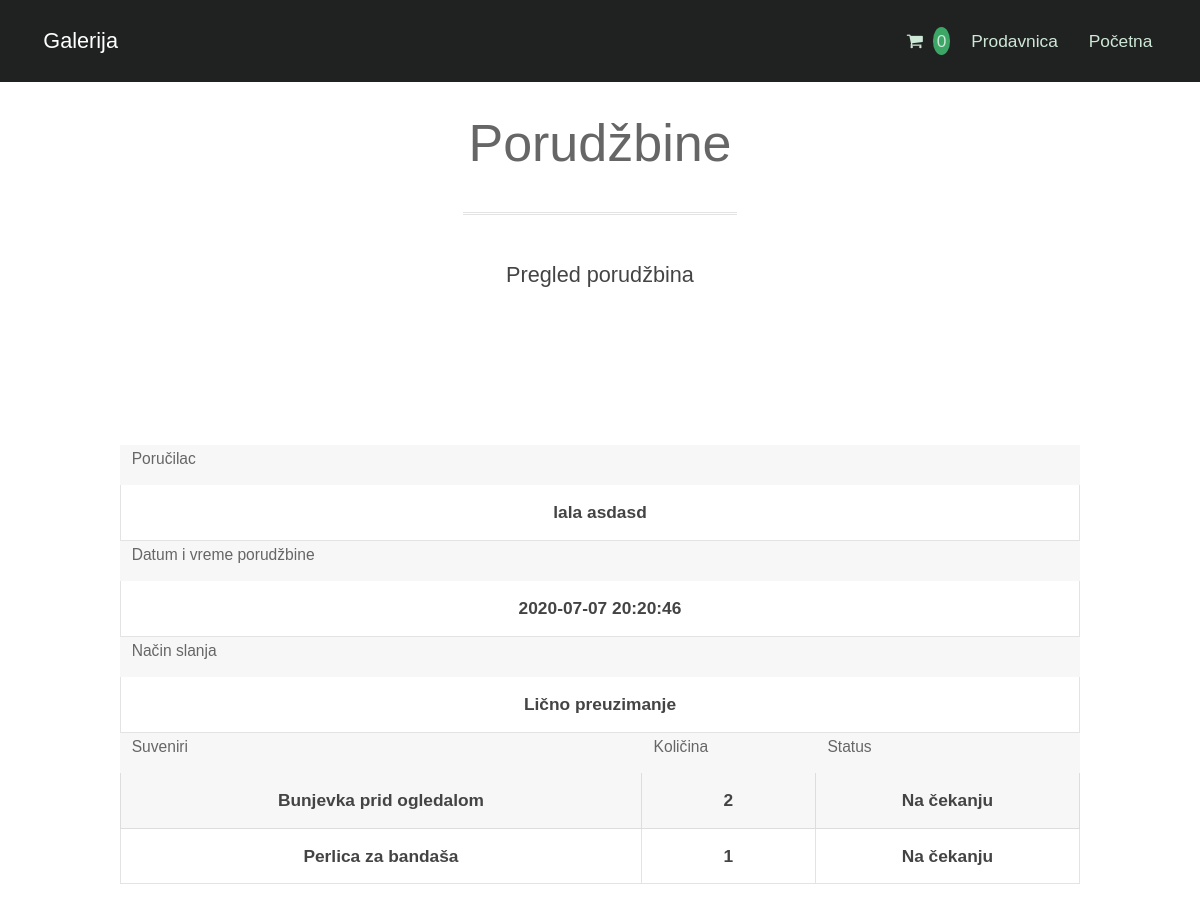
Screenshot of /app/Mobile/orders.php (signed in) with the database file from the repository.
### tables this page shows
CREATE TABLE `orders` (
  `id` int(11) NOT NULL,
  `id_customers` int(11) NOT NULL,
  `order_date` timestamp NOT NULL DEFAULT current_timestamp() ON UPDATE current_timestamp(),
  `sending_method` varchar(30) NOT NULL
);

CREATE TABLE `customers` (
  `id` int(8) NOT NULL,
  `cust_name` varchar(25) NOT NULL,
  `cust_surname` varchar(25) NOT NULL,
  `cust_email` varchar(35) NOT NULL,
  `cust_phone` varchar(15) NOT NULL,
  `cust_username` varchar(25) NOT NULL,
  `cust_password` varchar(200) NOT NULL,
  `cust_vkey` varchar(255) NOT NULL,
  `cust_verified` tinyint(1) NOT NULL DEFAULT 0,
  `cust_createdate` timestamp NOT NULL DEFAULT current_timestamp() ON UPDATE current_timestamp()
);

CREATE TABLE `ordered_items` (
  `id` int(8) NOT NULL,
  `id_product` int(8) NOT NULL,
  `id_order` int(11) NOT NULL,
  `quantity` decimal(5,0) NOT NULL,
  `order_status` enum('Na čekanju','Poslato','Odbijeno') NOT NULL
);

CREATE TABLE `products` (
  `id` int(8) NOT NULL,
  `id_product_type` int(8) NOT NULL,
  `product_name` varchar(100) NOT NULL,
  `id_author` int(8) NOT NULL,
  `product_size_description` varchar(200) NOT NULL,
  `product_year` varchar(5) NOT NULL,
  `product_image` varchar(100) NOT NULL,
  `product_price` varchar(10) NOT NULL
);

### app/Mobile/orders.php (the view, shortened to what this page needs)
<?php
$amount = 0;
?>
<!DOCTYPE html>
<html lang="en">
<head>
</head>
<body>
<header id="header" style="position: fixed">
    <h1><a href="index.php">Galerija</a></h1>
    <nav id="nav">
        <ul>
            <li><a href="checkout.php"><i class="fa fa-shopping-cart"></i><span style="position: relative; right: -10px;background-color: #3ba666;border-radius: 50%;padding: 4px; text-align: center"><?= $amount ?></span></a></li>
            <li><a href="shop.php">Prodavnica</a></li>
                    <li><a href="index.php">Početna</a></li>
                </ul>
    </nav>
</header>
<section id="main" class="wrapper">
    <div class="container">
        <header class="major">
            <h2>Porudžbine</h2>
            <p>Pregled porudžbina</p>
        </header>
    </div>
</section>
<section>
    <div class="container">
        <?php
        require "db_config.php";
        $sql = "SELECT distinct o.id, o.sending_method, o.order_date, cu.cust_name, cu.cust_surname
                    FROM orders o
                    JOIN customers cu on o.id_customers=cu.id
                    WHERE o.id_customers={$_SESSION['custID']}
                    ";
        $query = mysqli_query($connection,$sql);
        while ($row = mysqli_fetch_array($query)){
            echo "<div class=\"table-wrapper\">";
            echo "<table class=\"alt\" style=\"text-align: center; width: 100%;\"><tr>";
            echo "<th colspan='3'>Poručilac</th>";
            echo "</tr><tr>";
            echo "<td colspan='3' style='vertical-align: middle; font-weight: bold'>" . $row['cust_name'] . " " . $row['cust_surname']. "</td>";
            echo "</tr><tr>";
            echo "<th colspan='3'>Datum i vreme porudžbine</th>";
            echo "</tr><tr>";
            echo "<td colspan='3' style='vertical-align: middle; font-weight: bold'>" . $row['order_date'] . "</td>";
            echo "</tr><tr>";
            echo "<th colspan='3'>Način slanja</th>";
            echo "</tr><tr>";
            echo "<td colspan='3' style='vertical-align: middle; font-weight: bold'>" . $row['sending_method'] . "</td>";
            echo "</tr><tr>";
            echo "<th>Suveniri</th>";
            echo "<th>Količina</th>";
            echo "<th>Status</th>";
            echo "</tr><tr>";
            $sql2 = "SELECT oi.id, p.product_name, oi.quantity, oi.order_status
                    FROM ordered_items oi
                    JOIN products p on oi.id_product=p.id
                    WHERE id_order={$row['id']}
                    ";
            $query2 = mysqli_query($connection,$sql2);
            while ($row2 = mysqli_fetch_array($query2)) {
                echo "<tr>";
                echo "<td style='vertical-align: middle; font-weight: bold'>" . $row2['product_name'] . "</td>";
                echo "<td style='vertical-align: middle; font-weight: bold'>" . $row2['quantity'] ."</td>";
                echo "<td style='vertical-align: middle; font-weight: bold'>" . $row2['order_status'] . "</td>";
                echo "</td></tr>";
            }
            echo "</table>";
            echo "</div>";
        }
        ?>
    </div>
</section>
</body>
</html>

### app/Mobile/css/style.css (style rules this page uses)
body { background: #fff; }
body, input, select, textarea { color: #444; font-family: "Calibri" , sans-serif; font-size: 15pt; font-weight: 300; line-height: 1.65em; }
a { color: #fff; text-decoration: none; }
em, i { font-style: italic; }
p { margin: 0 0 2em 0; }
h1, h2, h3, h4, h5, h6 { color: #666; font-weight: 300; line-height: 1em; margin: 0 0 1em 0; }
h1 a, h2 a, h3 a, h4 a, h5 a, h6 a { color: inherit; text-decoration: none; }
h2 { font-size: 1.75em; line-height: 1.5em; }
header p { position: relative; margin: 0 0 1.5em 0; }
header h2 + p { font-size: 1.25em; margin-top: -1em; line-height: 1.5em; }
header.major { text-align: center; margin-bottom: 3em; }
header.major h2 { font-size: 3em; }
header.major p { border-top: medium double rgba(144, 144, 144, 0.25); display: inline-block; padding: 2em 2em 0 2em; }
ul { list-style: disc; margin: 0 0 2em 0; padding-left: 1em; }
ul li { padding-left: 0.5em; }
.table-wrapper { -webkit-overflow-scrolling: touch; overflow-x: auto; display: flex; justify-content: center; align-items: center; }
table { margin: 0 0 2em 0; width: 60%; }
table tbody tr { border: solid 1px rgba(144, 144, 144, 0.25); border-left: 0; border-right: 0; }
table tbody tr:nth-child(2n + 1) { background-color: rgba(144, 144, 144, 0.075); }
table td { padding: 0.75em 0.75em; }
table th { color: #666; font-size: 0.9em; font-weight: 400; padding: 0 0.75em 0.75em 0.75em; text-align: left; }
table.alt { border-collapse: separate; }
table.alt tbody tr td { border: solid 1px rgba(144, 144, 144, 0.25); border-left-width: 0; border-top-width: 0; }
table.alt tbody tr td:first-child { border-left-width: 1px; }
#header { background-color: #202222; color: #ffffff; cursor: default; height: 4.75em; line-height: 4.75em; width: 100%; z-index: 10000; }
#header h1 { color: #ffffff; height: inherit; left: 2.5em; line-height: inherit; margin: 0; padding: 0; position: absolute; top: 0; }
#header h1 a { font-size: 1.25em; }
#header nav { height: inherit; line-height: inherit; position: absolute; right: 2.75em; top: 0; vertical-align: middle; }
#header nav > ul { list-style: none; margin: 0; padding-left: 0; }
#header nav > ul > li { border-radius: 4px; display: inline-block; margin-left: 1.5em; padding-left: 0; }
#header nav > ul > li a { -moz-transition: color 0.2s ease-in-out; -webkit-transition: color 0.2s ease-in-out; -o-transition: color 0.2s ease-in-out; -ms-transition: color 0.2s ease-in-out; transition: color 0.2s ease-in-out; color: #cee8d8; display: inline-block; text-decoration: none; }
#header nav > ul > li:first-child { margin-left: 0; }
.wrapper { padding: 6em 0em 4em; }

### app/Mobile/css/style-xlarge.css (style rules this page uses)
body, input, select, textarea { font-size: 13pt; }

### app/Mobile/css/style-large.css (style rules this page uses)
body, input, select, textarea { font-size: 13pt; }

### rows the page displays
orders: id_customers.cust_name "lala", id_customers.cust_surname "asdasd", order_date "2020-07-07 20:20:46", sending_method "Lično preuzimanje"
ordered_items: id_product.product_name "Bunjevka prid ogledalom", quantity "2", order_status "Na čekanju"
ordered_items: id_product.product_name "Perlica za bandaša", quantity "1", order_status "Na čekanju"

### other values shown
$amount "0"
